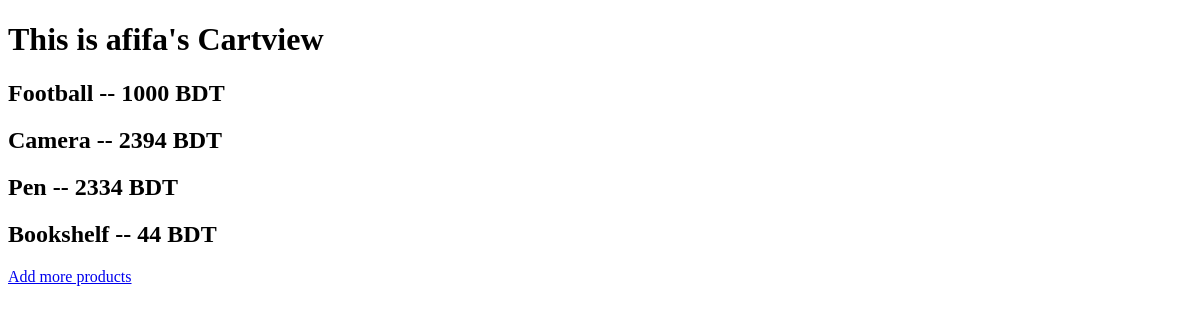
Page /cart/ (signed in) on the earlier database version.
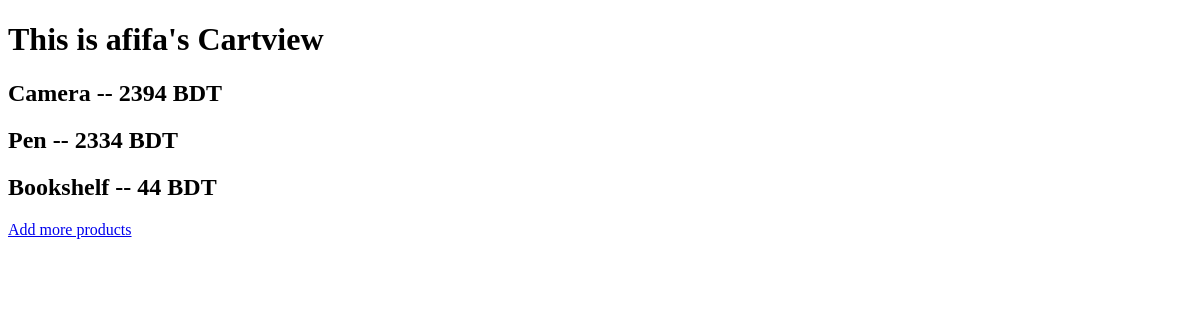
Same page on the later database version.
### home/models.py (models this page shows, shortened)
class Product(models.Model):
    product_name = models.CharField(max_length = 50)
    price = models.IntegerField(default=50)
    product_image = models.ImageField(upload_to = 'product_image/', blank=True, null=True)
    seller_name = models.CharField(max_length = 50)
    cart = models.ForeignKey(CartItem, on_delete=models.CASCADE, null = True)

### cart/views.py (the view)
# urls.py: path("", views.cart_views, name = "cart_view")
def cart_views(request):
    if request.user.is_authenticated:
        current_user = request.user
        current_user_profile = UserProfile.objects.get(user = current_user)
        cart_item, created =  CartItem.objects.get_or_create(profile = current_user_profile)
        products = Product.objects.filter(cart = cart_item)
        context = {
            "products" : products,
            "username" : current_user.username,
            "first_name" : current_user.first_name,
            "last_name" : current_user.last_name
        }
    return render(request, "cart/cart_view.html", context)

### cart/templates/cart/cart_view.html
{% extends "cart/base.html"%} {% block content %}
<h1>This is {{first_name}} {{last_name}} {{username}}'s Cartview</h1>
{% for product in products %}
<h2> {{product.product_name}} -- {{product.price}} BDT </h3>
{% endfor %}
<a href="/home"> Add more products </a>
{% endblock %}

### cart/templates/cart/base.html (shortened to what this page needs)
<!DOCTYPE html>
<html lang="en">
  <head>
  </head>
  <body>
    {% block content %} {% endblock %}
  </body>
</html>

Differences in the rows shown:
no longer on this page (row edited): Product: product_name "Football", price "1000"
